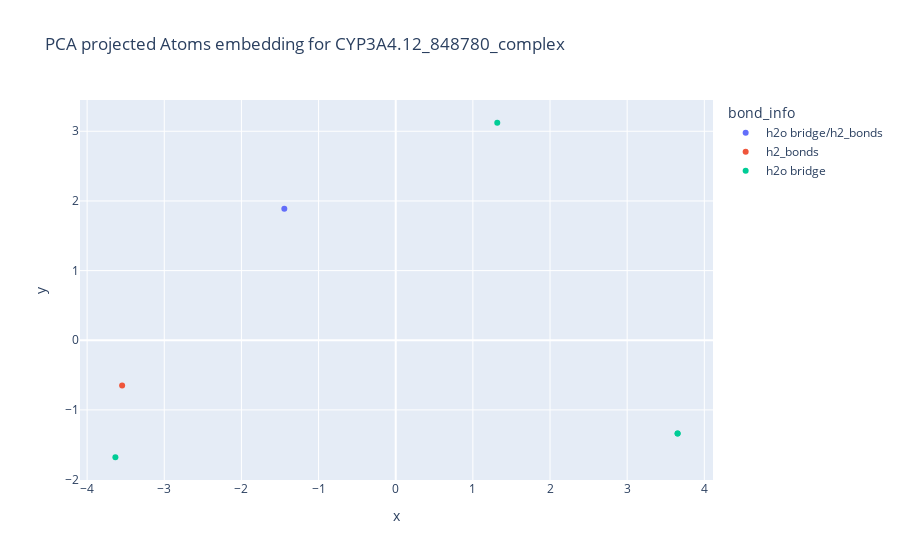

This figure's notebook cell:
### Code cell
import plotly.express as px

fig = px.scatter(df_map['CYP3A4.12_848780_complex'], x="x", y="y", color="bond_info",
                title=f"PCA projected Atoms embedding for {folder}")
fig.show()

### Figure 1 — Plotly figure (JSON) as saved in the notebook; plotly's stock layout.template omitted (floating-point values rounded to 4 significant figures)
{"data": [{"hoverlabel": {"namelength": 0}, "hovertemplate": "bond_info=h2o bridge/h2_bonds<br>x=%{x}<br>y=%{y}", "legendgroup": "h2o bridge/h2_bonds", "marker": {"color": "#636efa", "symbol": "circle"}, "mode": "markers", "name": "h2o bridge/h2_bonds", "showlegend": true, "type": "scatter", "x": [-1.444], "xaxis": "x", "y": [1.888], "yaxis": "y"}, {"hoverlabel": {"namelength": 0}, "hovertemplate": "bond_info=h2_bonds<br>x=%{x}<br>y=%{y}", "legendgroup": "h2_bonds", "marker": {"color": "#EF553B", "symbol": "circle"}, "mode": "markers", "name": "h2_bonds", "showlegend": true, "type": "scatter", "x": [-3.546], "xaxis": "x", "y": [-0.651], "yaxis": "y"}, {"hoverlabel": {"namelength": 0}, "hovertemplate": "bond_info=h2o bridge<br>x=%{x}<br>y=%{y}", "legendgroup": "h2o bridge", "marker": {"color": "#00cc96", "symbol": "circle"}, "mode": "markers", "name": "h2o bridge", "showlegend": true, "type": "scatter", "x": [1.316, -3.634, 3.654, 3.654], "xaxis": "x", "y": [3.122, -1.679, -1.34, -1.34], "yaxis": "y"}], "layout": {"legend": {"title": {"text": "bond_info"}, "tracegroupgap": 0}, "title": {"text": "PCA projected Atoms embedding for CYP3A4.12_848780_complex"}, "xaxis": {"anchor": "y", "domain": [0, 1], "title": {"text": "x"}}, "yaxis": {"anchor": "x", "domain": [0, 1], "title": {"text": "y"}}}}
